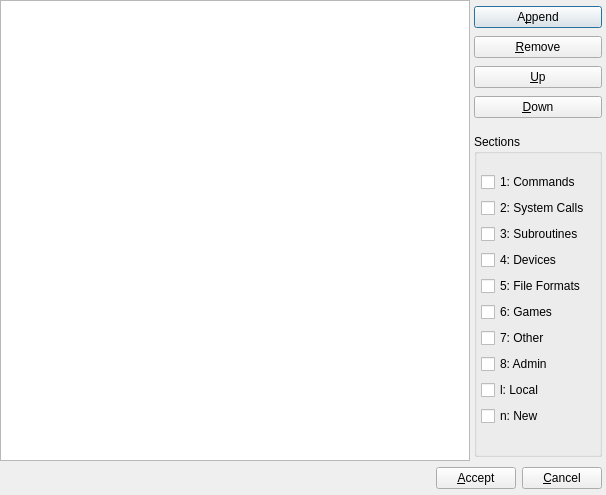
<?xml version="1.0" encoding="UTF-8"?>
<ui version="4.0">
 <author>David Sugar</author>
 <comment>** Copyright (C) 2011-2017 Tycho Softworks.
**
** This program is free software: you can redistribute it and/or modify
** it under the terms of the GNU General Public License as published
** by the Free Software Foundation, either version 3 of the License, or
** (at your option) any later version.
**
** This program is distributed in the hope that it will be useful,
** but WITHOUT ANY WARRANTY; without even the implied warranty of
** MERCHANTABILITY or FITNESS FOR A PARTICULAR PURPOSE.  See the
** GNU General Public License for more details.
**
** You should have received a copy of the GNU General Public License
** along with this program.  If not, see &lt;http://www.gnu.org/licenses/&gt;.</comment>
 <class>Options</class>
 <widget class="QDialog" name="Options">
  <property name="geometry">
   <rect>
    <x>0</x>
    <y>0</y>
    <width>606</width>
    <height>495</height>
   </rect>
  </property>
  <property name="windowTitle">
   <string notr="true">Dialog</string>
  </property>
  <layout class="QVBoxLayout" name="verticalLayout_3">
   <property name="leftMargin">
    <number>0</number>
   </property>
   <property name="topMargin">
    <number>0</number>
   </property>
   <property name="rightMargin">
    <number>0</number>
   </property>
   <property name="bottomMargin">
    <number>0</number>
   </property>
   <item>
    <layout class="QHBoxLayout" name="horizontalLayout_2">
     <property name="spacing">
      <number>4</number>
     </property>
     <item>
      <widget class="QListWidget" name="list">
       <property name="font">
        <font>
         <pointsize>14</pointsize>
        </font>
       </property>
      </widget>
     </item>
     <item>
      <layout class="QVBoxLayout" name="verticalLayout_2">
       <property name="spacing">
        <number>8</number>
       </property>
       <property name="leftMargin">
        <number>0</number>
       </property>
       <property name="topMargin">
        <number>6</number>
       </property>
       <property name="rightMargin">
        <number>4</number>
       </property>
       <property name="bottomMargin">
        <number>4</number>
       </property>
       <item>
        <widget class="QPushButton" name="appendButton">
         <property name="text">
          <string>A&amp;ppend</string>
         </property>
         <property name="icon">
          <iconset theme="list-add">
           <normaloff>.</normaloff>.</iconset>
         </property>
        </widget>
       </item>
       <item>
        <widget class="QPushButton" name="removeButton">
         <property name="text">
          <string>&amp;Remove</string>
         </property>
         <property name="icon">
          <iconset theme="list-remove">
           <normaloff>.</normaloff>.</iconset>
         </property>
        </widget>
       </item>
       <item>
        <widget class="QPushButton" name="upButton">
         <property name="text">
          <string>&amp;Up</string>
         </property>
         <property name="icon">
          <iconset theme="go-up">
           <normaloff>.</normaloff>.</iconset>
         </property>
        </widget>
       </item>
       <item>
        <widget class="QPushButton" name="downButton">
         <property name="text">
          <string>&amp;Down</string>
         </property>
         <property name="icon">
          <iconset theme="go-down">
           <normaloff>.</normaloff>.</iconset>
         </property>
        </widget>
       </item>
       <item>
        <spacer name="verticalSpacer">
         <property name="orientation">
          <enum>Qt::Vertical</enum>
         </property>
         <property name="sizeType">
          <enum>QSizePolicy::Fixed</enum>
         </property>
         <property name="sizeHint" stdset="0">
          <size>
           <width>20</width>
           <height>8</height>
          </size>
         </property>
        </spacer>
       </item>
       <item>
        <widget class="QGroupBox" name="groupBox">
         <property name="title">
          <string>Sections</string>
         </property>
         <property name="alignment">
          <set>Qt::AlignLeading|Qt::AlignLeft|Qt::AlignTop</set>
         </property>
         <property name="flat">
          <bool>true</bool>
         </property>
         <layout class="QVBoxLayout" name="verticalLayout">
          <property name="spacing">
           <number>0</number>
          </property>
          <property name="leftMargin">
           <number>4</number>
          </property>
          <property name="topMargin">
           <number>12</number>
          </property>
          <property name="bottomMargin">
           <number>12</number>
          </property>
          <item>
           <widget class="QCheckBox" name="section1">
            <property name="text">
             <string>1: Commands</string>
            </property>
           </widget>
          </item>
          <item>
           <widget class="QCheckBox" name="section2">
            <property name="text">
             <string>2: System Calls</string>
            </property>
           </widget>
          </item>
          <item>
           <widget class="QCheckBox" name="section3">
            <property name="text">
             <string>3: Subroutines</string>
            </property>
           </widget>
          </item>
          <item>
           <widget class="QCheckBox" name="section4">
            <property name="text">
             <string>4: Devices</string>
            </property>
           </widget>
          </item>
          <item>
           <widget class="QCheckBox" name="section5">
            <property name="text">
             <string>5: File Formats</string>
            </property>
           </widget>
          </item>
          <item>
           <widget class="QCheckBox" name="section6">
            <property name="text">
             <string>6: Games</string>
            </property>
           </widget>
          </item>
          <item>
           <widget class="QCheckBox" name="section7">
            <property name="text">
             <string>7: Other</string>
            </property>
           </widget>
          </item>
          <item>
           <widget class="QCheckBox" name="section8">
            <property name="text">
             <string>8: Admin</string>
            </property>
           </widget>
          </item>
          <item>
           <widget class="QCheckBox" name="sectionl">
            <property name="text">
             <string>l: Local</string>
            </property>
           </widget>
          </item>
          <item>
           <widget class="QCheckBox" name="sectionn">
            <property name="text">
             <string>n: New</string>
            </property>
           </widget>
          </item>
         </layout>
        </widget>
       </item>
      </layout>
     </item>
    </layout>
   </item>
   <item>
    <layout class="QHBoxLayout" name="horizontalLayout">
     <property name="rightMargin">
      <number>4</number>
     </property>
     <property name="bottomMargin">
      <number>6</number>
     </property>
     <item>
      <spacer name="horizontalSpacer">
       <property name="orientation">
        <enum>Qt::Horizontal</enum>
       </property>
       <property name="sizeHint" stdset="0">
        <size>
         <width>40</width>
         <height>20</height>
        </size>
       </property>
      </spacer>
     </item>
     <item>
      <widget class="QPushButton" name="acceptButton">
       <property name="text">
        <string>&amp;Accept</string>
       </property>
      </widget>
     </item>
     <item>
      <widget class="QPushButton" name="cancelButton">
       <property name="text">
        <string>&amp;Cancel</string>
       </property>
      </widget>
     </item>
    </layout>
   </item>
  </layout>
 </widget>
 <resources/>
 <connections/>
</ui>
